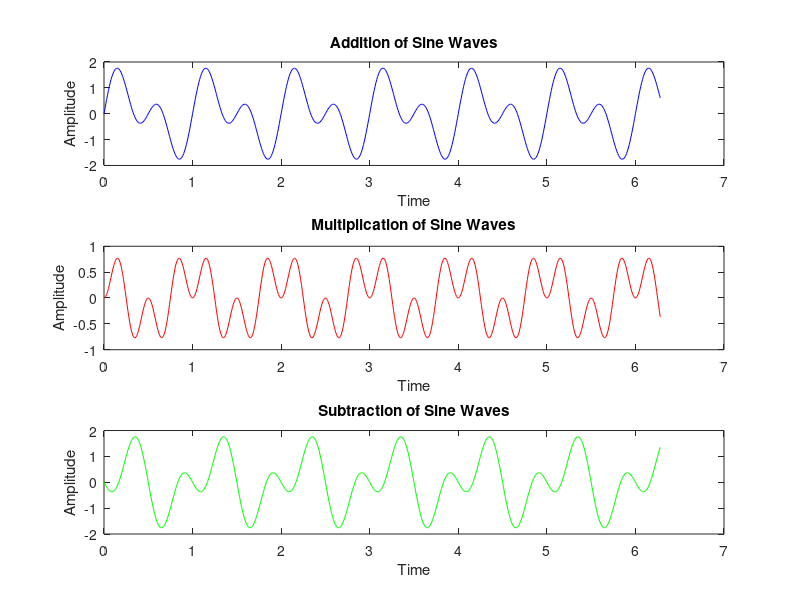

Write MATLAB code to recreate this figure.


t = 0:0.01:2*pi;
f1 = 1;
f2 = 2;

x1 = sin(2*pi*f1*t);
x2 = sin(2*pi*f2*t);

x_sum = x1 + x2;
x_mult = x1 .* x2;
x_sub = x1 - x2;

figure;

% Plot addition
subplot(3, 1, 1);
plot(t, x_sum, 'b');
title('Addition of Sine Waves');
xlabel('Time');
ylabel('Amplitude');

% Plot multiplication
subplot(3, 1, 2);
plot(t, x_mult, 'r');
title('Multiplication of Sine Waves');
xlabel('Time');
ylabel('Amplitude');

% Plot subtraction
subplot(3, 1, 3);
plot(t, x_sub, 'g');
title('Subtraction of Sine Waves');
xlabel('Time');
ylabel('Amplitude');

